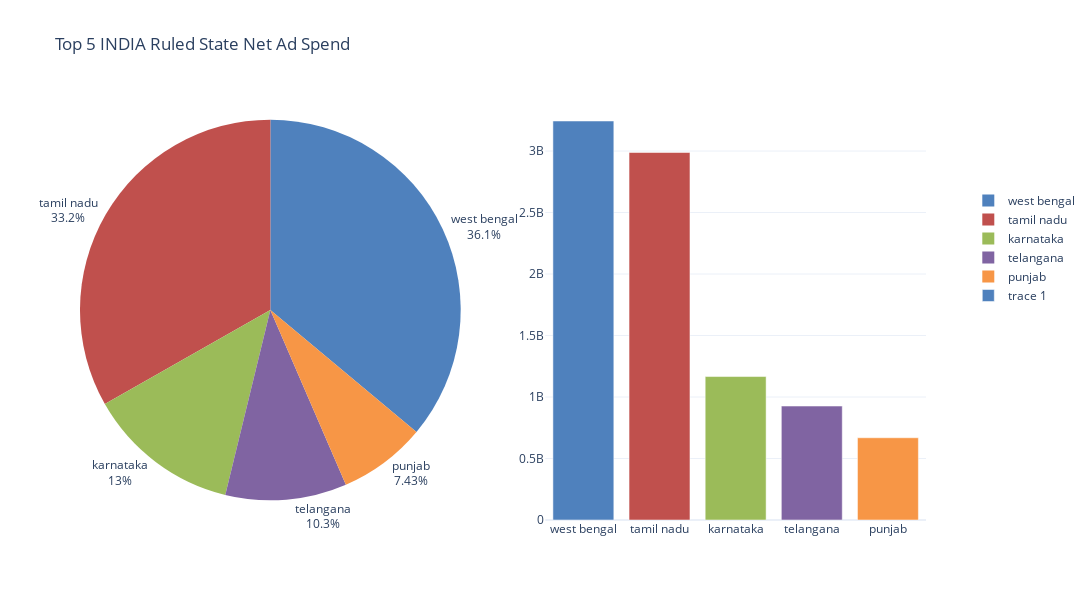

Notebook code cell kept with this figure:
### Code cell
colors = ['#4F81BD', '#C0504D', '#9BBB59', '#8064A2', '#F79646']

# Create subplots: use 'domain' type for pie charts
fig = make_subplots(
    rows=1, cols=2,  # One row and two columns
    specs=[[{'type': 'domain'}, {'type': 'xy'}]],  # Specify the types of subplots
)

# Add pie chart
fig.add_trace(go.Pie(labels=Net_India_Ruling_State_top_5['State'],
                     values=Net_India_Ruling_State_top_5['Amount spent (INR)'],
                     textinfo='label+percent',
                     textposition='outside',
                     marker=dict(colors=colors)),
              row=1, col=1)

# Add bar chart
fig.add_trace(go.Bar(x=Net_India_Ruling_State_top_5['State'],
                     y=Net_India_Ruling_State_top_5['Amount spent (INR)'],
                     marker=dict(color=colors)),
              row=1, col=2)

# Update layout
fig.update_layout(
    title_text='Top 5 INDIA Ruled State Net Ad Spend',
    showlegend=True,
    legend=dict(
        orientation='v',
        xanchor='left',
        yanchor='bottom',
        x=1.05,
        y=0.5
    ),
    width=1100,  # Adjust figure width
    height=600   # Adjust figure height
)

fig.show()

### Figure 1 — Plotly figure (JSON) as saved in the notebook; plotly's stock layout.template omitted (floating-point values rounded to 4 significant figures)
{"data": [{"domain": {"x": [0, 0.45], "y": [0, 1]}, "labels": ["west bengal", "tamil nadu", "karnataka", "telangana", "punjab"], "marker": {"colors": ["#4F81BD", "#C0504D", "#9BBB59", "#8064A2", "#F79646"]}, "textinfo": "label+percent", "textposition": "outside", "type": "pie", "values": [3244289832, 2988281712, 1166463116, 926434822, 668709652]}, {"marker": {"color": ["#4F81BD", "#C0504D", "#9BBB59", "#8064A2", "#F79646"]}, "type": "bar", "x": ["west bengal", "tamil nadu", "karnataka", "telangana", "punjab"], "xaxis": "x", "y": [3244289832, 2988281712, 1166463116, 926434822, 668709652], "yaxis": "y"}], "layout": {"height": 600, "legend": {"orientation": "v", "x": 1.05, "xanchor": "left", "y": 0.5, "yanchor": "bottom"}, "showlegend": true, "title": {"text": "Top 5 INDIA Ruled State Net Ad Spend"}, "width": 1100, "xaxis": {"anchor": "y", "autorange": true, "domain": [0.55, 1], "range": [-0.5, 4.5], "type": "category"}, "yaxis": {"anchor": "x", "autorange": true, "domain": [0, 1], "range": [0, 3415000000.0], "type": "linear"}}}
